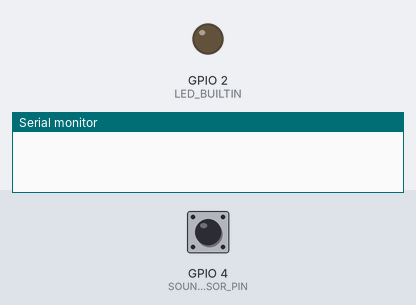
A sketch run on a simulated ESP32. Shown: output pins drawn as LEDs (lit = HIGH), the last lines printed to the serial monitor. Inputs (shaded band) come from the test bench; at power-on: GPIO 4 (SOUND_SENSOR_PIN) LOW.

Above: at 1.2 s.
1.3 s: GPIO 4 (SOUND_SENSOR_PIN) driven HIGH
At 2.2 s:
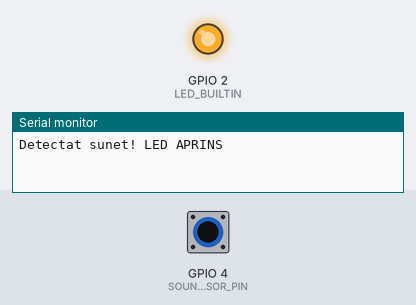
2.8 s: GPIO 4 (SOUND_SENSOR_PIN) pulsed LOW 5 times (0.12 s each, 0.3 s apart)
At 5.1 s:
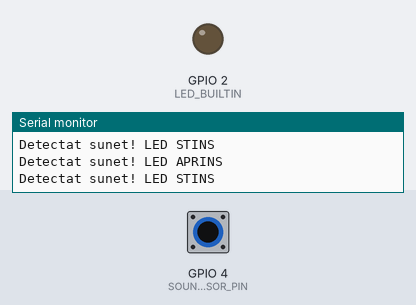
Timing chart, 0 to 6.6 s (numbered marks = the images above; inputs shaded):
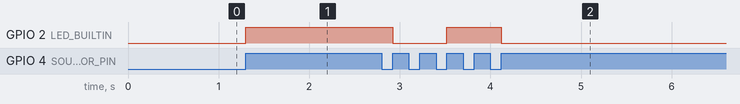

The sketch:

ESP32_Sensor_Sunet_LED_Build_in.ino
```cpp
#define SOUND_SENSOR_PIN 4     // Pinul D0 de la KY-037
#define LED_BUILTIN 2           // LED-ul onboard ESP32

bool ledState = false;
bool lastSoundState = LOW;

void setup() {
  pinMode(SOUND_SENSOR_PIN, INPUT);
  pinMode(LED_BUILTIN, OUTPUT);
  digitalWrite(LED_BUILTIN, LOW);  // Inițial stins
  Serial.begin(115200);
}

void loop() {
  // Citim starea senzorului de sunet
  bool currentSound = digitalRead(SOUND_SENSOR_PIN);

  // Detectăm o tranziție de la LOW la HIGH (adică o bătaie din palme)
  if (currentSound == HIGH && lastSoundState == LOW) {
    // Schimbăm starea LED-ului
    ledState = !ledState;
    digitalWrite(LED_BUILTIN, ledState ? HIGH : LOW);

    Serial.print("Detectat sunet! LED ");
    Serial.println(ledState ? "APRINS" : "STINS");

    delay(300); // Debounce: ignoră alte bătăi apropiate
  }

  // Memorăm ultima stare a sunetului
  lastSoundState = currentSound;
}
```

Measured:
- after the input at 1.3 s, GPIO 2 (LED_BUILTIN): LOW → HIGH at once
- after the input at 2.8 s, GPIO 2 (LED_BUILTIN): HIGH → LOW after 0.12 s, → HIGH 0.60 s later, → LOW 0.60 s later
